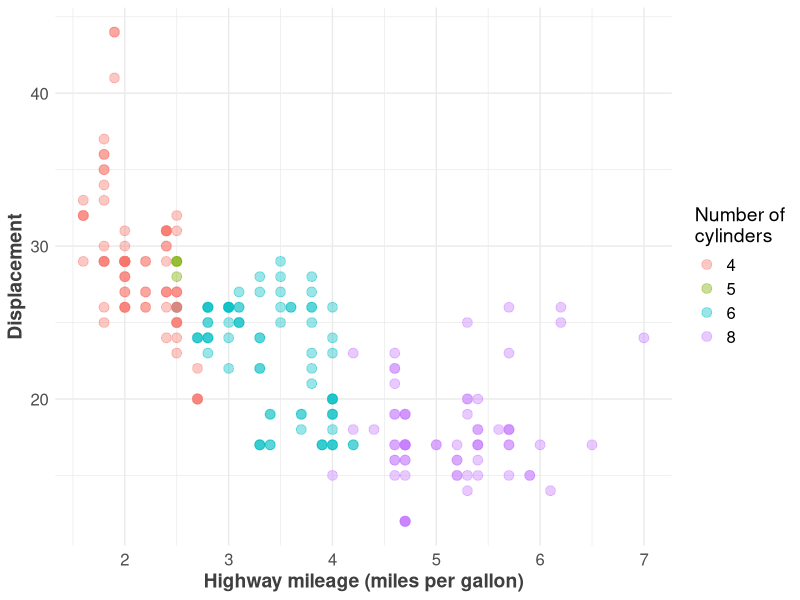

Reproduce this figure in R.
## ---- chunk 1
# load packages
library(tidyverse)
library(ggthemes)
## ---- chunk 2

ggplot(mpg, aes(x = displ, y = hwy, colour = factor(cyl))) +
    geom_point(size = 3, alpha = I(4 / 10)) +
    labs(x = "Highway mileage (miles per gallon)", y = "Displacement") +
    scale_colour_discrete(name = "Number of\ncylinders") +
    theme_minimal() +
    theme(
        axis.text = element_text(size = 12),
        axis.title = element_text(size = 14, color = "#3f3f3f", face = "bold"),
        legend.title = element_text(size = 14),
        legend.text = element_text(size = 12)
    )
